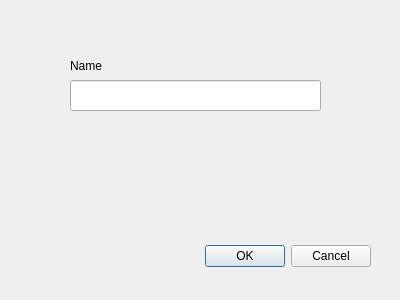
<?xml version="1.0" encoding="UTF-8"?>
<ui version="4.0">
 <class>Dialog</class>
 <widget class="QDialog" name="Dialog">
  <property name="geometry">
   <rect>
    <x>0</x>
    <y>0</y>
    <width>400</width>
    <height>300</height>
   </rect>
  </property>
  <property name="windowTitle">
   <string>Dialog</string>
  </property>
  <widget class="QDialogButtonBox" name="buttonBox">
   <property name="geometry">
    <rect>
     <x>30</x>
     <y>240</y>
     <width>341</width>
     <height>32</height>
    </rect>
   </property>
   <property name="orientation">
    <enum>Qt::Horizontal</enum>
   </property>
   <property name="standardButtons">
    <set>QDialogButtonBox::Cancel|QDialogButtonBox::Ok</set>
   </property>
  </widget>
  <widget class="QLineEdit" name="name_printer">
   <property name="geometry">
    <rect>
     <x>70</x>
     <y>80</y>
     <width>251</width>
     <height>31</height>
    </rect>
   </property>
  </widget>
  <widget class="QLabel" name="label">
   <property name="geometry">
    <rect>
     <x>70</x>
     <y>50</y>
     <width>91</width>
     <height>31</height>
    </rect>
   </property>
   <property name="text">
    <string>Name</string>
   </property>
  </widget>
 </widget>
 <resources/>
 <connections>
  <connection>
   <sender>buttonBox</sender>
   <signal>accepted()</signal>
   <receiver>Dialog</receiver>
   <slot>accept()</slot>
   <hints>
    <hint type="sourcelabel">
     <x>248</x>
     <y>254</y>
    </hint>
    <hint type="destinationlabel">
     <x>157</x>
     <y>274</y>
    </hint>
   </hints>
  </connection>
  <connection>
   <sender>buttonBox</sender>
   <signal>rejected()</signal>
   <receiver>Dialog</receiver>
   <slot>reject()</slot>
   <hints>
    <hint type="sourcelabel">
     <x>316</x>
     <y>260</y>
    </hint>
    <hint type="destinationlabel">
     <x>286</x>
     <y>274</y>
    </hint>
   </hints>
  </connection>
 </connections>
</ui>
